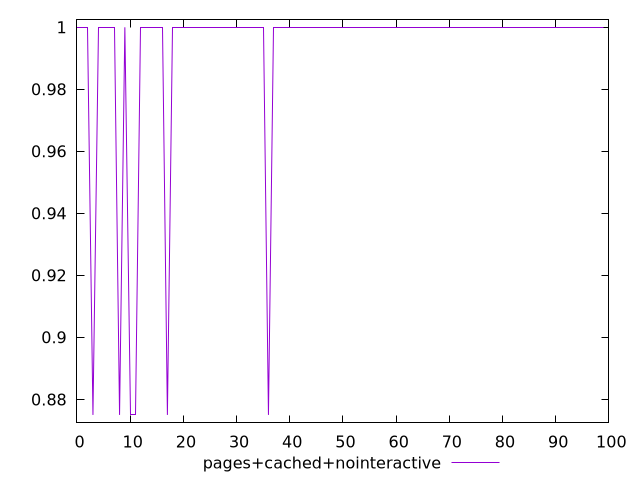

The gnuplot source for this figure:
$_pagesCachedNointeractive <<EOF
1
1
1
0.875
1
1
1
1
0.875
1
0.875
0.875
1
1
1
1
1
0.875
1
1
1
1
1
1
1
1
1
1
1
1
1
1
1
1
1
1
0.875
1
1
1
1
1
1
1
1
1
1
1
1
1
1
1
1
1
1
1
1
1
1
1
1
1
1
1
1
1
1
1
1
1
1
1
1
1
1
1
1
1
1
1
1
1
1
1
1
1
1
1
1
1
1
1
1
1
1
1
1
1
1
1
EOF
set key outside below
set terminal pngcairo
set output "report_00005_2020-11-02T22-26-11.212Z/unused-css-rules/pages+cached+nointeractive//score.png"
set yrange [0.8725:1.0025]
plot $_pagesCachedNointeractive title "pages+cached+nointeractive" with line ,
